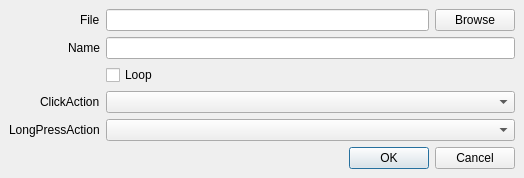
<?xml version="1.0" encoding="UTF-8"?>
<ui version="4.0">
 <class>MediaEdit</class>
 <widget class="QDialog" name="MediaEdit">
  <property name="geometry">
   <rect>
    <x>0</x>
    <y>0</y>
    <width>524</width>
    <height>142</height>
   </rect>
  </property>
  <property name="windowTitle">
   <string>MediaProps</string>
  </property>
  <layout class="QVBoxLayout" name="verticalLayout">
   <property name="spacing">
    <number>6</number>
   </property>
   <property name="leftMargin">
    <number>9</number>
   </property>
   <property name="topMargin">
    <number>9</number>
   </property>
   <property name="rightMargin">
    <number>9</number>
   </property>
   <property name="bottomMargin">
    <number>9</number>
   </property>
   <item>
    <layout class="QFormLayout" name="formLayout">
     <property name="sizeConstraint">
      <enum>QLayout::SizeConstraint::SetFixedSize</enum>
     </property>
     <property name="labelAlignment">
      <set>Qt::AlignmentFlag::AlignRight|Qt::AlignmentFlag::AlignTrailing|Qt::AlignmentFlag::AlignVCenter</set>
     </property>
     <property name="horizontalSpacing">
      <number>6</number>
     </property>
     <property name="verticalSpacing">
      <number>6</number>
     </property>
     <property name="leftMargin">
      <number>0</number>
     </property>
     <property name="topMargin">
      <number>0</number>
     </property>
     <property name="rightMargin">
      <number>0</number>
     </property>
     <property name="bottomMargin">
      <number>0</number>
     </property>
     <item row="0" column="0">
      <widget class="QLabel" name="label_2">
       <property name="text">
        <string>File</string>
       </property>
      </widget>
     </item>
     <item row="0" column="1">
      <layout class="QHBoxLayout" name="horizontalLayout">
       <property name="sizeConstraint">
        <enum>QLayout::SizeConstraint::SetFixedSize</enum>
       </property>
       <item>
        <widget class="QLineEdit" name="path">
         <property name="minimumSize">
          <size>
           <width>0</width>
           <height>0</height>
          </size>
         </property>
         <property name="maximumSize">
          <size>
           <width>16777215</width>
           <height>16777215</height>
          </size>
         </property>
         <property name="readOnly">
          <bool>true</bool>
         </property>
        </widget>
       </item>
       <item>
        <widget class="QPushButton" name="browseButton">
         <property name="minimumSize">
          <size>
           <width>0</width>
           <height>0</height>
          </size>
         </property>
         <property name="maximumSize">
          <size>
           <width>16777215</width>
           <height>16777215</height>
          </size>
         </property>
         <property name="text">
          <string>Browse</string>
         </property>
        </widget>
       </item>
      </layout>
     </item>
     <item row="1" column="0">
      <widget class="QLabel" name="label_3">
       <property name="text">
        <string>Name</string>
       </property>
      </widget>
     </item>
     <item row="1" column="1">
      <widget class="QLineEdit" name="name">
       <property name="minimumSize">
        <size>
         <width>0</width>
         <height>0</height>
        </size>
       </property>
       <property name="maximumSize">
        <size>
         <width>16777215</width>
         <height>16777215</height>
        </size>
       </property>
      </widget>
     </item>
     <item row="2" column="1">
      <widget class="QCheckBox" name="loop">
       <property name="text">
        <string>Loop</string>
       </property>
      </widget>
     </item>
     <item row="2" column="0">
      <widget class="QLabel" name="label">
       <property name="text">
        <string/>
       </property>
      </widget>
     </item>
     <item row="3" column="0">
      <widget class="QLabel" name="clickActionLabel">
       <property name="text">
        <string>ClickAction</string>
       </property>
       <property name="buddy">
        <cstring>clickAction</cstring>
       </property>
      </widget>
     </item>
     <item row="3" column="1">
      <widget class="QComboBox" name="clickAction">
       <property name="toolTip">
        <string>ClickAction.Tooltip</string>
       </property>
      </widget>
     </item>
     <item row="4" column="0">
      <widget class="QLabel" name="longPressActionLabel">
       <property name="text">
        <string>LongPressAction</string>
       </property>
       <property name="buddy">
        <cstring>longPressAction</cstring>
       </property>
      </widget>
     </item>
     <item row="4" column="1">
      <widget class="QComboBox" name="longPressAction">
       <property name="toolTip">
        <string>LongPressAction.Tooltip</string>
       </property>
      </widget>
     </item>
    </layout>
   </item>
   <item>
    <widget class="QDialogButtonBox" name="buttonBox">
     <property name="minimumSize">
      <size>
       <width>0</width>
       <height>0</height>
      </size>
     </property>
     <property name="maximumSize">
      <size>
       <width>16777215</width>
       <height>16777215</height>
      </size>
     </property>
     <property name="standardButtons">
      <set>QDialogButtonBox::StandardButton::Cancel|QDialogButtonBox::StandardButton::Ok</set>
     </property>
    </widget>
   </item>
  </layout>
 </widget>
 <resources/>
 <connections/>
</ui>
